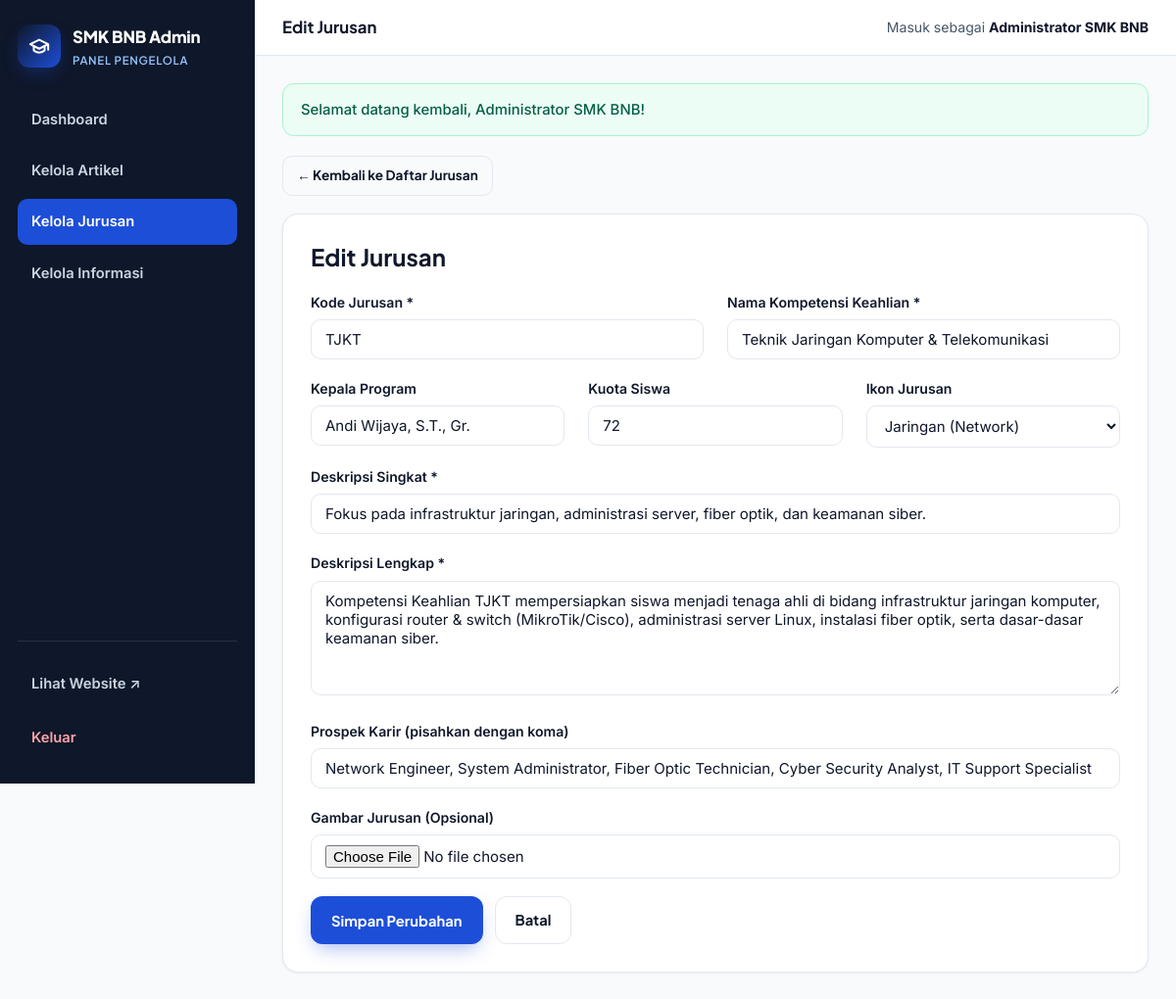
Page /admin/jurusan-form.php?id=2 (signed in) on the committed database.
### tables this page shows
CREATE TABLE IF NOT EXISTS `jurusan` (
  `id` INT AUTO_INCREMENT PRIMARY KEY,
  `kode` VARCHAR(20) NOT NULL,
  `nama` VARCHAR(120) NOT NULL,
  `slug` VARCHAR(140) NOT NULL UNIQUE,
  `deskripsi_singkat` VARCHAR(255) NOT NULL,
  `deskripsi` TEXT NOT NULL,
  `prospek_karir` TEXT NOT NULL,
  `kepala_jurusan` VARCHAR(100) DEFAULT NULL,
  `kuota` INT DEFAULT 72,
  `ikon` VARCHAR(50) DEFAULT 'cpu',
  `gambar` VARCHAR(255) DEFAULT NULL,
  `created_at` TIMESTAMP DEFAULT CURRENT_TIMESTAMP,
  `updated_at` TIMESTAMP DEFAULT CURRENT_TIMESTAMP ON UPDATE CURRENT_TIMESTAMP
);

### includes/functions.php (called while the page is built, shortened)
<?php
function e(?string $str): string
{
    return htmlspecialchars((string) $str, ENT_QUOTES, 'UTF-8');
}
function url(string $path = ''): string
{
    $path = ltrim($path, '/');
    return BASE_URL . ($path !== '' ? '/' . $path : '/');
}

### admin/jurusan-form.php (the view, shortened to what this page needs)
<?php
require_once __DIR__ . '/../includes/functions.php';
$pdo = getDB();
$id = (int) ($_GET['id'] ?? 0);
$isEdit = $id > 0;
$jurusan = [
    'kode'              => '',
    'nama'              => '',
    'deskripsi_singkat' => '',
    'deskripsi'         => '',
    'prospek_karir'     => '',
    'kepala_jurusan'    => '',
    'kuota'             => 72,
    'ikon'              => 'code',
    'gambar'            => null,
];
if ($isEdit) {
    $stmt = $pdo->prepare("SELECT * FROM jurusan WHERE id = :id LIMIT 1");
    $stmt->execute([':id' => $id]);
    $row = $stmt->fetch();
    $jurusan = $row;
}
$pageTitle = $isEdit ? 'Edit Jurusan' : 'Tambah Jurusan';
include __DIR__ . '/includes/header.php';
?>
<div style="margin-bottom:18px;">
    <a href="<?= e(url('admin/jurusan.php')) ?>" class="btn btn-outline btn-sm">&larr; Kembali ke Daftar Jurusan</a>
</div>
<div class="form-card">
    <h2 style="margin-bottom:20px;"><?= e($pageTitle) ?></h2>
    <form method="post" enctype="multipart/form-data">
        <div class="grid-2">
            <div class="form-group">
                <label class="form-label" for="kode">Kode Jurusan *</label>
                <input type="text" id="kode" name="kode" class="input" placeholder="Misal: PPLG" required value="<?= e($jurusan['kode']) ?>">
            </div>
            <div class="form-group">
                <label class="form-label" for="nama">Nama Kompetensi Keahlian *</label>
                <input type="text" id="nama" name="nama" class="input" required value="<?= e($jurusan['nama']) ?>">
            </div>
        </div>
        <div class="grid-3">
            <div class="form-group">
                <label class="form-label" for="kepala_jurusan">Kepala Program</label>
                <input type="text" id="kepala_jurusan" name="kepala_jurusan" class="input" value="<?= e($jurusan['kepala_jurusan']) ?>">
            </div>
            <div class="form-group">
                <label class="form-label" for="kuota">Kuota Siswa</label>
                <input type="number" id="kuota" name="kuota" class="input" min="1" value="<?= (int) $jurusan['kuota'] ?>">
            </div>
            <div class="form-group">
                <label class="form-label" for="ikon">Ikon Jurusan</label>
                <select id="ikon" name="ikon" class="select">
                    <?php foreach (['code' => 'Pemrograman (Code)', 'network' => 'Jaringan (Network)', 'palette' => 'Desain (Palette)', 'calculator' => 'Akuntansi (Calculator)', 'cpu' => 'Teknologi (CPU)', 'wrench' => 'Teknik (Wrench)'] as $k => $lbl): ?>
                        <option value="<?= e($k) ?>" <?= $jurusan['ikon'] === $k ? 'selected' : '' ?>><?= e($lbl) ?></option>
                    <?php endforeach; ?>
                </select>
            </div>
        </div>
        <div class="form-group">
            <label class="form-label" for="deskripsi_singkat">Deskripsi Singkat *</label>
            <input type="text" id="deskripsi_singkat" name="deskripsi_singkat" class="input" maxlength="255" required value="<?= e($jurusan['deskripsi_singkat']) ?>">
        </div>
        <div class="form-group">
            <label class="form-label" for="deskripsi">Deskripsi Lengkap *</label>
            <textarea id="deskripsi" name="deskripsi" class="textarea" rows="5" required><?= e($jurusan['deskripsi']) ?></textarea>
        </div>
        <div class="form-group">
            <label class="form-label" for="prospek_karir">Prospek Karir (pisahkan dengan koma)</label>
            <input type="text" id="prospek_karir" name="prospek_karir" class="input" placeholder="Web Developer, UI/UX Designer, ..." value="<?= e($jurusan['prospek_karir']) ?>">
        </div>
        <div class="form-group">
            <label class="form-label" for="gambar">Gambar Jurusan (Opsional)</label>
            <input type="file" id="gambar" name="gambar" class="input" accept="image/*" data-preview="previewJurusan">
        </div>
        <div style="display:flex;gap:12px;">
            <button type="submit" class="btn btn-primary"><?= $isEdit ? 'Simpan Perubahan' : 'Tambah Jurusan' ?></button>
            <a href="<?= e(url('admin/jurusan.php')) ?>" class="btn btn-outline">Batal</a>
        </div>
    </form>
</div>
<?php include __DIR__ . '/includes/footer.php'; ?>

### assets/css/style.css (style rules this page uses)
:root { --bg: #f8fafc; --surface: #ffffff; --surface-alt: #f1f5f9; --navy: #0f172a; --navy-800: #1e293b; --primary: #1d4ed8; --primary-hover: #1e40af; --primary-soft: #eff6ff; --accent: #f59e0b; --accent-soft: #fef3c7; --success: #059669; --success-soft: #ecfdf5; --danger: #dc2626; --danger-soft: #fef2f2; --text: #0f172a; --text-muted: #475569; --text-light: #64748b; --border: #e2e8f0; --radius-sm: 10px; --radius-md: 16px; --radius-lg: 24px; --shadow-sm: 0 1px 3px rgba(15, 23, 42, 0.06); --shadow-md: 0 10px 30px -10px rgba(15, 23, 42, 0.08); --shadow-lg: 0 20px 50px -15px rgba(15, 23, 42, 0.14); --transition: all 0.25s cubic-bezier(0.4, 0, 0.2, 1); }
*, *::before, *::after { box-sizing: border-box; }
html { scroll-behavior: smooth; }
body { margin: 0; font-family: 'Inter', -apple-system, BlinkMacSystemFont, 'Segoe UI', sans-serif; background: var(--bg); color: var(--text); line-height: 1.65; -webkit-font-smoothing: antialiased; }
h1, h2, h3, h4, h5, h6, .font-heading { font-family: 'Plus Jakarta Sans', sans-serif; line-height: 1.25; color: var(--navy); margin-top: 0; }
a { color: inherit; text-decoration: none; }
.btn { display: inline-flex; align-items: center; justify-content: center; gap: 8px; padding: 11px 20px; border-radius: 12px; font-family: 'Plus Jakarta Sans', sans-serif; font-weight: 700; font-size: 0.92rem; border: 1px solid transparent; cursor: pointer; transition: var(--transition); text-decoration: none; }
.btn-sm { padding: 8px 14px; font-size: 0.85rem; border-radius: 10px; }
.btn-primary { background: var(--primary); color: #fff; box-shadow: 0 8px 20px -6px rgba(29, 78, 216, 0.45); }
.btn-outline { background: transparent; border-color: var(--border); color: var(--navy); }
.grid-2 { display: grid; grid-template-columns: repeat(2, 1fr); gap: 24px; }
.grid-3 { display: grid; grid-template-columns: repeat(3, 1fr); gap: 24px; }
.input, .select, .textarea { width: 100%; padding: 10px 14px; border: 1px solid var(--border); border-radius: 10px; font-family: inherit; font-size: 0.94rem; color: var(--text); background: var(--surface); transition: border-color 0.2s, box-shadow 0.2s; }

### admin/includes/header.php (style rules this page uses)
.form-card { background: #fff; border: 1px solid var(--border); border-radius: var(--radius-md); padding: 28px; box-shadow: var(--shadow-sm); }
.form-group { margin-bottom: 18px; }
.form-label { display: block; font-size: .88rem; font-weight: 600; color: var(--navy); margin-bottom: 6px; }

### rows in the picture
jurusan: kode "TJKT", nama "Teknik Jaringan Komputer & Telekomunikasi", kepala_jurusan "Andi Wijaya, S.T., Gr.", kuota "72", ikon "Jaringan (Network)", deskripsi_singkat "Fokus pada infrastruktur jaringan, administrasi server, fiber optik, dan keamanan siber.", deskripsi "Kompetensi Keahlian TJKT mempersiapkan siswa menjadi tenaga ahli di bidang infrastruktur jaringan komputer, konfigurasi router & switch (MikroTik/Cisco), administrasi server Linux, instalasi fiber optik, serta dasar-dasar keamanan siber.", prospek_karir "Network Engineer, System Administrator, Fiber Optic Technician, Cyber Security Analyst, IT Support Specialist"

### other values in the picture
$pageTitle "Edit Jurusan"
$adminUser['nama'] "Administrator SMK BNB"
$flash['message'] "Selamat datang kembali, Administrator SMK BNB!"
